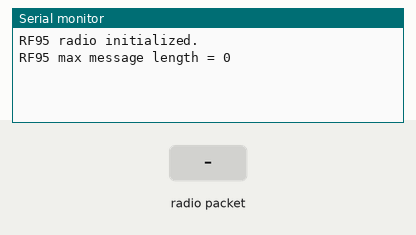
The sketch below on a simulated Arduino Uno, built for the host (arithmetic inside an expression is 32-bit, double 64-bit). On the bench: the last lines printed to the serial monitor. The inputs (shaded band) are chosen by the test bench. No radio packets arrive unless stated.

Above: at 1.2 s.
1.3 s: radio packet "1" arrives
At 2.0 s:
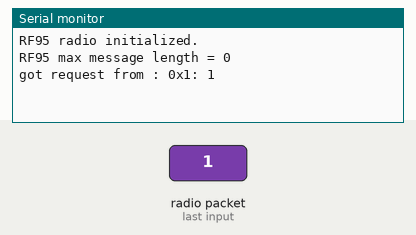
2.8 s: radio packet "0" arrives
At 3.1 s:
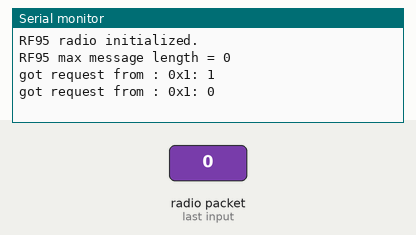
4.3 s: radio packet "2" arrives
At 5.5 s:
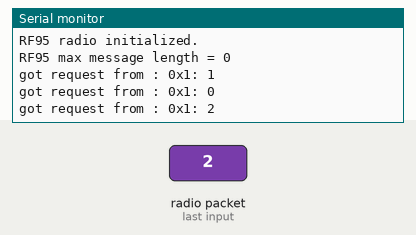

Measured:
- after the input at 1.3 s, the serial monitor: prints a new line at once (image 1)
- after the input at 2.8 s, the serial monitor: prints a new line at once (image 2)
- after the input at 4.3 s, the serial monitor: prints a new line at once (image 3)

The sketch:

IBC_LoRa_Reciver.ino
```cpp
#include <RHReliableDatagram.h>
#include <RH_RF95.h>
#include <SPI.h>

#define RFM95_INT 3
#define RFM95_CS 10
#define RFM95_RST 2

#define TXPWR 23
#define FREQ 868.0

#define SERVER_ADDRESS 1

RH_RF95 driver(RFM95_CS, RFM95_INT);

RHReliableDatagram manager(driver, SERVER_ADDRESS);

void setup()
{
  pinMode(RFM95_RST, OUTPUT);
  digitalWrite(RFM95_RST, HIGH);
  Serial.begin(115200);
  while (!Serial) {
    delay(1);
  }
  if (manager.init())
  {
    if (!driver.setFrequency(FREQ))
      Serial.println("Unable to set RF95 frequency");
//    if (!driver.setModemConfig(RH_RF95::Bw500Cr45Sf128))
//      Serial.println("Invalid setModemConfig() option");
    driver.setTxPower(TXPWR, false);
    Serial.println("RF95 radio initialized.");
  }
  else
    Serial.println("RF95 radio initialization failed.");
  Serial.print("RF95 max message length = ");
  Serial.println(driver.maxMessageLength());
}

uint8_t data[] = "And hello back to you";
// Dont put this on the stack:
uint8_t buf[RH_RF95_MAX_MESSAGE_LEN];

void loop()
{
  //Serial.print("in loop");
  // Wait for a message addressed to us from the client
  uint8_t len = sizeof(buf);
  uint8_t from;
  if (manager.recvfromAck(buf, &len, &from))
  {
    Serial.print("got request from : 0x");
    Serial.print(from, HEX);
    Serial.print(": ");
    Serial.println((char*)buf);

    // Send a reply back to the originator client
    if (!manager.sendtoWait(data, sizeof(data), from))
    {
      Serial.println("sendtoWait failed");
    }
  }
}
```
